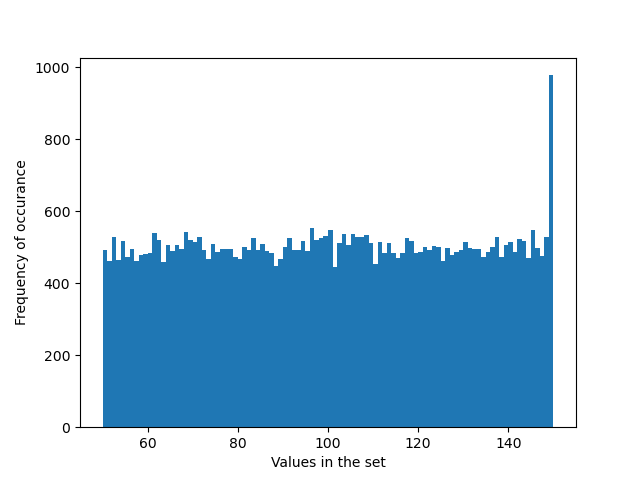

Reproduce this figure in Python.
import matplotlib.pyplot as plt

f = open('UniformDst.txt')
array = [float(x) for x in f.read().split('\n')[:-1]]

plt.hist(array, bins=100, range=[50, 150])
plt.xlabel('Values in the set')
plt.ylabel('Frequency of occurance')
plt.show()
